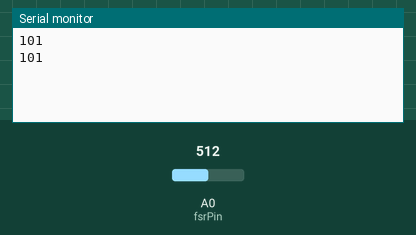
Recording of a sketch running on a simulated Arduino Uno, built with avr-gcc and run on an emulated ATmega328P. Parts: the last lines printed to the serial monitor. Inputs (shaded band) come from the test bench; at power-on: A0 (fsrPin) = 512.

Above: at 1.8 s.
1.9 s: A0 (fsrPin) set to 716
At 2.8 s:
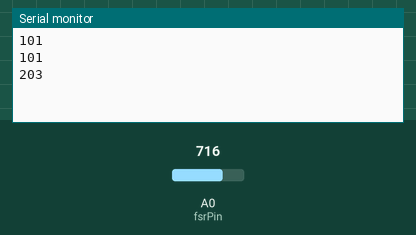
3.4 s: A0 (fsrPin) set to 900
At 4.3 s:
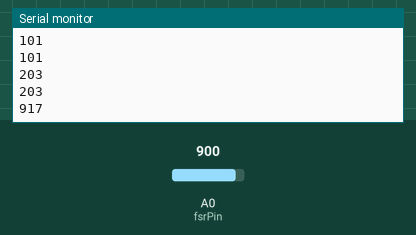
Timing chart, 0 to 6.4 s (numbered marks = the images above; inputs shaded):
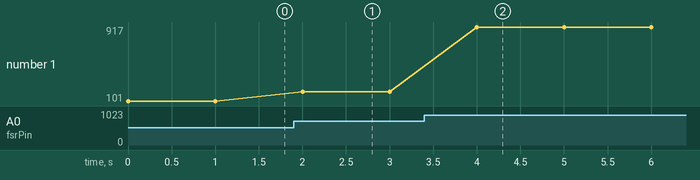

Measured:
- after the input at 1.9 s, the serial monitor: prints a new line after 0.10 s (image 1)
- after the input at 3.4 s, the serial monitor: prints a new line after 0.60 s (image 2)
- plotted number 1: 101 → 203 after the input at 1.9 s, 203 → 917 after the input at 3.4 s

The sketch:

FSR.ino
```cpp
int fsrPin = 0;     // the FSR and 10K pulldown are connected to a0
int fsrReading;     // the analog reading from the FSR resistor divider
int fsrVoltage;     // the analog reading converted to voltage
unsigned long fsrResistance;  // The voltage converted to resistance, can be very big so make "long"
unsigned long fsrConductance;
long fsrForce;
long fsrMass;// Finally, the resistance converted to force

void setup(void) {
  Serial.begin(9600);   // We'll send debugging information via the Serial monitor
}

void loop(void) {
  fsrReading = analogRead(fsrPin);
  // analog voltage reading ranges from about 0 to 1023 which maps to 0V to 5V (= 5000mV)
  fsrVoltage = map(fsrReading, 0, 1023, 0, 5000);

  if (fsrVoltage == 0) {
    Serial.println(0);
  } else {
    // The voltage = Vcc * R / (R + FSR) where R = 10K and Vcc = 5V
    // so FSR = ((Vcc - V) * R) / V        yay math!
    fsrResistance = 5000 - fsrVoltage;     // fsrVoltage is in millivolts so 5V = 5000mV
    fsrResistance *= 10000;                // 10K resistor
    fsrResistance /= fsrVoltage;
//    Serial.print("FSR resistance in ohms = ");
//    Serial.println(fsrResistance);

    fsrConductance = 1000000;           // measurement in micromhos so
    fsrConductance /= fsrResistance;

    // Use the two FSR guide graphs to approximate the force
    if (fsrConductance <= 1000) {
      fsrForce = fsrConductance / 80;
      fsrMass= fsrForce/9.81*1000;
      //Serial.print("Mass in g: ");
      Serial.println(fsrMass);
    } else {
      fsrForce = fsrConductance - 1000;
      fsrForce /= 30;
      fsrMass= fsrForce/9.81*1000;
      //Serial.print("Mass in g: ");
      Serial.println(fsrMass);
    }
  }
  delay(1000);
}
```
